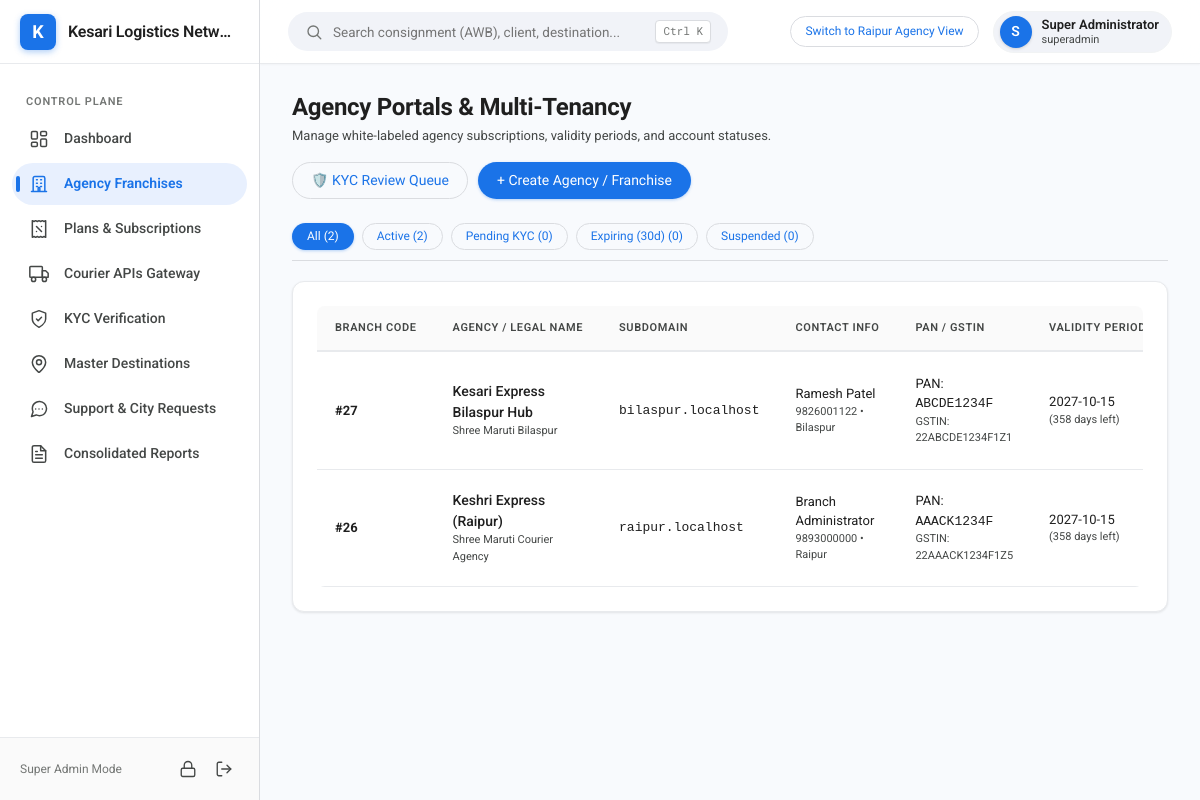
The page /admin/agencies (signed in) on the database its author committed.
### tables this page shows
CREATE TABLE tenants (
    id INTEGER PRIMARY KEY AUTOINCREMENT,
    uuid VARCHAR(64) UNIQUE NOT NULL,
    slug VARCHAR(64) UNIQUE NOT NULL,
    agency_code VARCHAR(32) UNIQUE NULL, -- Assigned upon KYC approval
    name VARCHAR(150) NOT NULL,
    trade_name VARCHAR(150),
    contact_person VARCHAR(100) NOT NULL,
    phone VARCHAR(20) NOT NULL,
    email VARCHAR(120) NOT NULL,
    address TEXT,
    city VARCHAR(100),
    state VARCHAR(100),
    pincode VARCHAR(10),
    pan_no VARCHAR(20),
    aadhaar_no VARCHAR(20),
    gstin VARCHAR(20),
    pan_doc_url VARCHAR(255),
    aadhaar_doc_url VARCHAR(255),
    rejection_reason TEXT NULL,
    status VARCHAR(20) DEFAULT 'pending_otp', -- pending_otp, pending_kyc, active, suspended, expired, rejected
    validity_start DATE,
    validity_end DATE,
    logo_url VARCHAR(255),
    brand_color VARCHAR(20) DEFAULT '#1a73e8',
    created_at DATETIME DEFAULT CURRENT_TIMESTAMP
, plan_type VARCHAR(30) DEFAULT 'Yearly', plan_price REAL DEFAULT 12000.0, grace_period_days INTEGER DEFAULT 7);

### src/Views/admin/agencies/index.php (the view, shortened to what the rows shown need)
<div class="page-header">
    <div>
        <h1 class="page-title">Agency Portals & Multi-Tenancy</h1>
    </div>
</div>
<div class="g-card">
    <div class="table-responsive">
        <table class="g-table">
            <thead>
                <tr>
                    <th>Branch Code</th>
                    <th>Agency / Legal Name</th>
                    <th>Subdomain</th>
                    <th>Contact Info</th>
                    <th>PAN / GSTIN</th>
                    <th>Validity Period</th>
                </tr>
            </thead>
            <tbody>
                <?php foreach ($tenants as $t): ?>
                    <?php
                        $daysLeft = null;
                        if (!empty($t['validity_end'])) {
                            $end = new DateTime($t['validity_end']);
                            $daysLeft = (new DateTime())->diff($end)->days;
                        }
                    ?>
                    <tr>
                        <td><strong>#<?= htmlspecialchars($t['agency_code'] ?? 'PENDING') ?></strong></td>
                        <td>
                            <div style="font-weight:500; font-size:14px;"><?= htmlspecialchars($t['name']) ?></div>
                            <div style="font-size:11px; color:var(--text-secondary);"><?= htmlspecialchars($t['trade_name'] ?? '') ?></div>
                        </td>
                        <td>
                            <code><?= htmlspecialchars($t['slug']) ?>.localhost</code>
                        </td>
                        <td>
                            <div><?= htmlspecialchars($t['contact_person']) ?></div>
                            <div style="font-size:11px; color:var(--text-secondary);"><?= htmlspecialchars($t['phone']) ?> • <?= htmlspecialchars($t['city'] ?? '') ?></div>
                        </td>
                        <td>
                            <div>PAN: <code><?= htmlspecialchars($t['pan_no'] ?? 'N/A') ?></code></div>
                            <div style="font-size:11px; color:var(--text-secondary);">GSTIN: <?= htmlspecialchars($t['gstin'] ?? 'Unregistered') ?></div>
                        </td>
                        <td>
                            <?php if (!empty($t['validity_end'])): ?>
                                <div><?= htmlspecialchars($t['validity_end']) ?></div>
                                <div style="font-size:11px; color:<?= $daysLeft <= 30 ? 'var(--google-red)' : 'var(--text-secondary)' ?>;">
                                    (<?= $daysLeft ?> days left)
                                </div>
                            <?php else: ?>
                                <span style="color:var(--text-tertiary);">Not active yet</span>
                            <?php endif; ?>
                        </td>
                    </tr>
                <?php endforeach; ?>
            </tbody>
        </table>
    </div>
</div>
<?php
require ROOT_PATH . '/src/Views/layout.php';
?>

### rows shown on the page
tenants: agency_code "27", name "Kesari Express Bilaspur Hub", trade_name "Shree Maruti Bilaspur", slug "bilaspur", contact_person "Ramesh Patel", phone "9826001122", city "Bilaspur", pan_no "ABCDE1234F", gstin "22ABCDE1234F1Z1", validity_end "2027-10-15", validity_end "358"
tenants: agency_code "26", name "Keshri Express (Raipur)", trade_name "Shree Maruti Courier Agency", slug "raipur", contact_person "Branch Administrator", phone "9893000000", city "Raipur", pan_no "AAACK1234F", gstin "22AAACK1234F1Z5", validity_end "2027-10-15", validity_end "358"

### other values the page prints
substr($brandName, 0, 1) "K"
$brandName "Kesari Logistics Netw…"
substr($currentUser['name'] ?? 'U', 0, 1) "S"
$currentUser['name'] "Super Administrator"
$currentUser['role'] "superadmin"
$counts['all'] "2"
$counts['active'] "2"
$counts['pending_kyc'] "0"
$counts['expiring_soon'] "0"
$counts['suspended'] "0"
